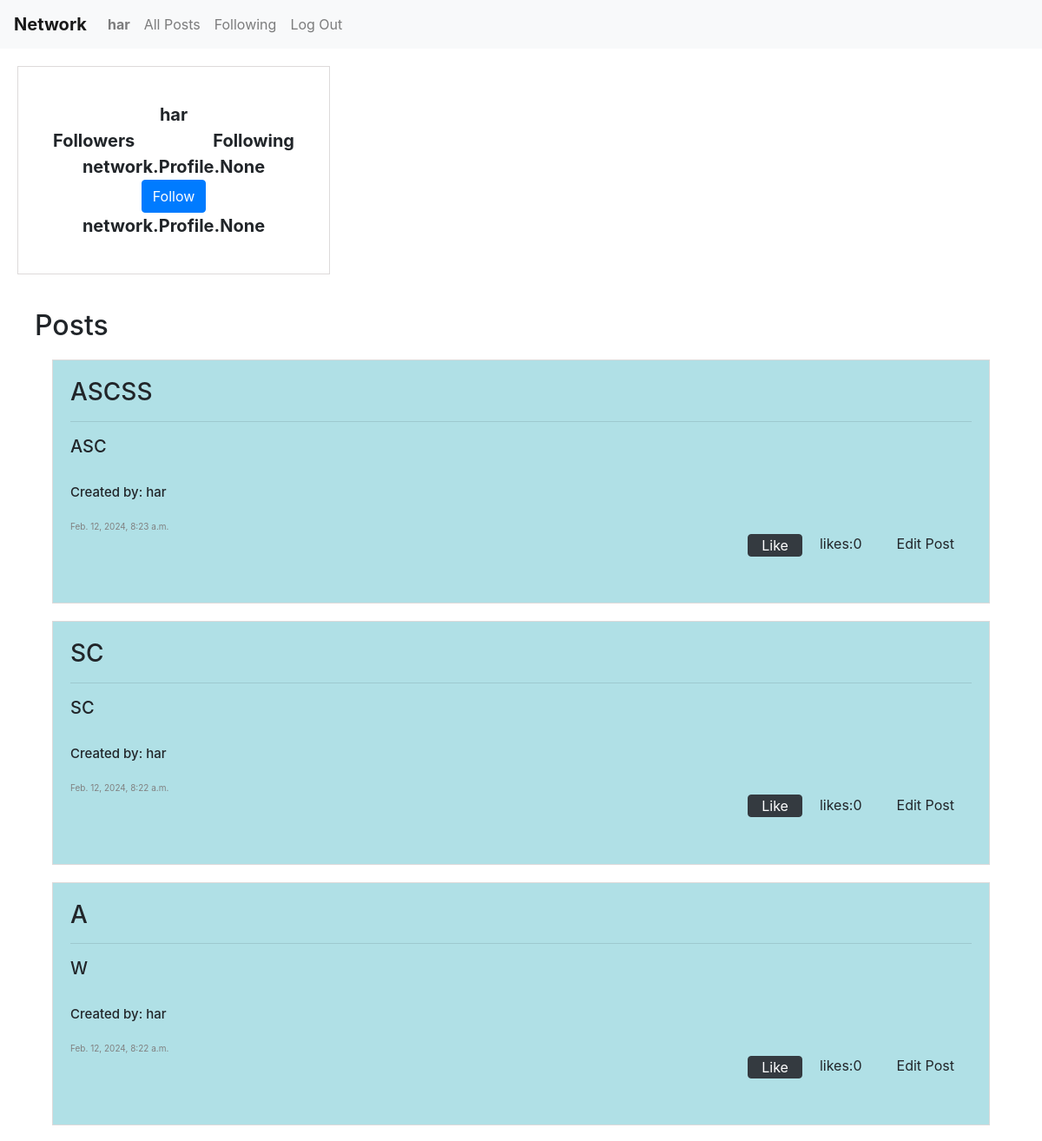
The page /profile (signed in, upper part) on the database as committed earlier.
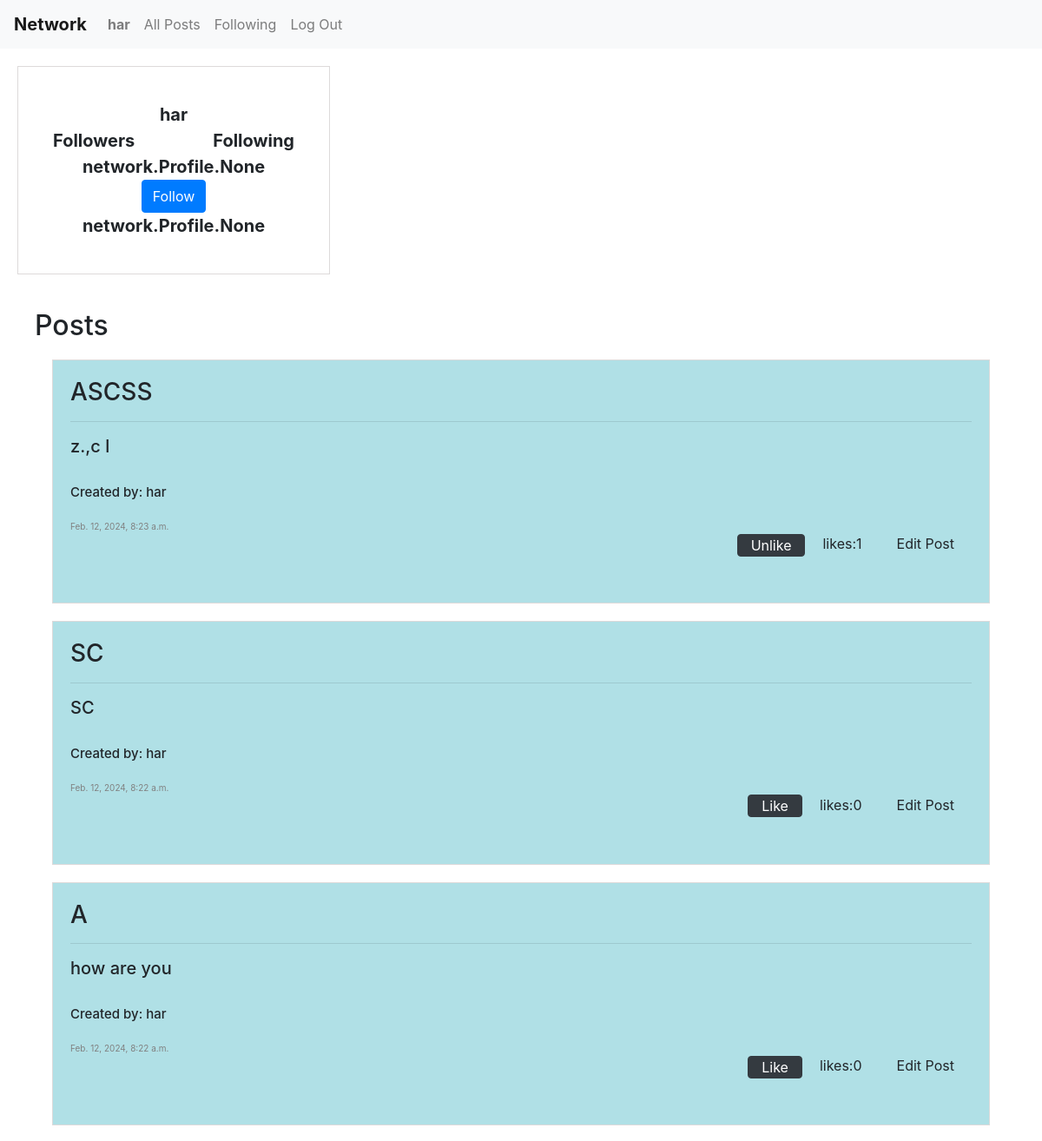
The same page on the database as committed later.
### network/models.py (models this page shows, shortened)
class Post(models.Model):
    title = models.CharField(max_length=64,default=None)
    text = models.TextField(default=None)
    likes = models.ManyToManyField('User', blank=True, related_name='likes')
    creation_date = models.DateTimeField(null=True, default=None)
    author = models.ForeignKey(User, on_delete=models.CASCADE, related_name="author", default=None)

class User(AbstractUser):
    def __str__(self):
        return self.username

### network/views.py (the view)
# urls.py: path("profile", views.profile, name="profile"),
def profile(request):
    posts_list = Post.objects.filter(author=request.user).order_by('-creation_date')
    return render(request, "network/profile.html",{
        "posts_list" : posts_list,
        "user": request.user,
    })

### network/templates/network/profile.html (shortened to what this page needs)
{% extends "network/layout.html" %} {% load static %} {% block body %}
<div class="profile-container">
  <div class="row" style="text-align: center">
    <div class="col-sm-2"></div>
    <div class="col-sm-8">{{user.username}}</div>
    <div class="col-sm-2"></div>
  </div>
  <div class="row" style="text-align: center">
    <div class="col-sm">Followers</div>
    <div class="col-sm"></div>
    <div class="col-sm">Following</div>
  </div>
  <div class="row" style="text-align: center">
    <div class="col-sm">{{user.followers}}</div>
    {% if user.is_authenticated %}
    <div class="col-sm">
      <button type="button" id="button" class="btn btn-primary">Follow</button>
    </div>
    {% endif %}
    <div class="col-sm">{{user.following}}</div>
  </div>
</div>
<div class="posts-container">
  <h2>Posts</h2>
  {% for post in posts_list %}
  <div class="post" id="{{post.id}}">
    <div class="content">
      <h3>{{post.title}}</h3>
      <hr />
      <div id="text-before">
        <h5>{{post.text}}</h5>
      </div>
      <br />
      <div class="get-user">
        <h5 style="font-size: 15px" onclick="get_profile('{{post.author.id}}')">
          Created by: {{post.author}}
        </h5>
      </div>
      <div class="date">
        <br />
        {{post.creation_date}}
      </div>
      <div class="right-bottom" style="height: 60px">
        {% if request.user == post.author %}
        <div class="likes" style="cursor: pointer" onclick="display_edit()">
          Edit Post
        </div>
        {% endif %}
        <div class="likes">
          likes:
          <div class="like-count{{post.id}}" style="float: right">
            {{post.like_set.count}}
          </div>
        </div>
        <form
          class="like-form"
          id="{{post.id}}"
          method="post"
          action="{% url 'like' post_id=post.id %}"
          style="float: right"
        >
          {% csrf_token %} {% if user not in post.likes.all %}
          <button
            class="btn btn-dark like{{post.id}}"
            type="submit"
            value="Save"
          >
            Like
          </button>
          {% else %}
          <button
            class="btn btn-dark like{{post.id}}"
            type="submit"
            value="Save"
          >
            Unlike
          </button>
          {% endif %}
        </form>
      </div>
    </div>
  </div>
  {% endfor %}
</div>
{% endblock %}

Rows that differ between the two databases and show on the page:
changed Post "ASCSS": text "ASC" → "z.,c l"; like_set.count "0" → "1"; text "Like" → "Unlike"
changed Post: text "W" → "how are you"
